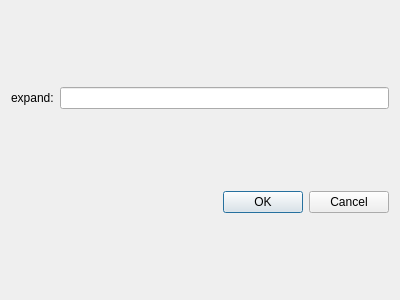
<?xml version="1.0" encoding="UTF-8"?>
<ui version="4.0">
 <class>ExpandGrayDialog</class>
 <widget class="QDialog" name="ExpandGrayDialog">
  <property name="geometry">
   <rect>
    <x>0</x>
    <y>0</y>
    <width>400</width>
    <height>300</height>
   </rect>
  </property>
  <property name="windowTitle">
   <string>Dialog</string>
  </property>
  <layout class="QVBoxLayout" name="verticalLayout">
   <item>
    <layout class="QHBoxLayout" name="horizontalLayout">
     <item>
      <widget class="QLabel" name="label">
       <property name="text">
        <string>expand:</string>
       </property>
      </widget>
     </item>
     <item>
      <widget class="QLineEdit" name="lineEdit"/>
     </item>
    </layout>
   </item>
   <item>
    <widget class="QDialogButtonBox" name="buttonBox">
     <property name="orientation">
      <enum>Qt::Horizontal</enum>
     </property>
     <property name="standardButtons">
      <set>QDialogButtonBox::Cancel|QDialogButtonBox::Ok</set>
     </property>
    </widget>
   </item>
  </layout>
 </widget>
 <resources/>
 <connections>
  <connection>
   <sender>buttonBox</sender>
   <signal>accepted()</signal>
   <receiver>ExpandGrayDialog</receiver>
   <slot>accept()</slot>
   <hints>
    <hint type="sourcelabel">
     <x>248</x>
     <y>254</y>
    </hint>
    <hint type="destinationlabel">
     <x>157</x>
     <y>274</y>
    </hint>
   </hints>
  </connection>
  <connection>
   <sender>buttonBox</sender>
   <signal>rejected()</signal>
   <receiver>ExpandGrayDialog</receiver>
   <slot>reject()</slot>
   <hints>
    <hint type="sourcelabel">
     <x>316</x>
     <y>260</y>
    </hint>
    <hint type="destinationlabel">
     <x>286</x>
     <y>274</y>
    </hint>
   </hints>
  </connection>
 </connections>
</ui>
